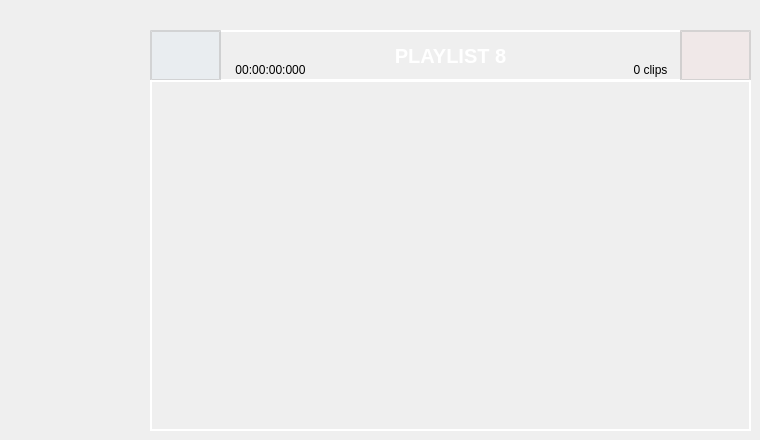
                  <widget class="QWidget" name="page_pl8">
                   <widget class="QPushButton" name="pl8_add">
                    <property name="geometry">
                     <rect>
                      <x>150</x>
                      <y>30</y>
                      <width>71</width>
                      <height>51</height>
                     </rect>
                    </property>
                    <property name="styleSheet">
                     <string notr="true">QPushButton {
    font-family: &quot;Arial&quot;;    /* Cambia la fuente */
    font-size: 20px;         /* Tamaño del texto */
    font-weight: bold;       /* Negrita */    
    color: white;				 /* Color del texto */
	padding: 10px;  
	background-color: rgba(75,175,250,10);         
	border: 2px solid rgba(200,200,200,200);   /* Borde blanco con transparencia */
}

QPushButton:hover {
	background-color: rgba(0,150,250,50);
}

QPushButton:pressed {
    background-color: rgba(0,150,250,50);
}</string>
                    </property>
                    <property name="text">
                     <string/>
                    </property>
                    <property name="icon">
                     <iconset resource="files.qrc">
                      <normaloff>:/20x20/icons/20x20/cil-plus.png</normaloff>:/20x20/icons/20x20/cil-plus.png</iconset>
                    </property>
                   </widget>
                   <widget class="QPushButton" name="pl8_delete">
                    <property name="geometry">
                     <rect>
                      <x>680</x>
                      <y>30</y>
                      <width>71</width>
                      <height>51</height>
                     </rect>
                    </property>
                    <property name="styleSheet">
                     <string notr="true">QPushButton {
    font-family: &quot;Arial&quot;;    /* Cambia la fuente */
    font-size: 16px;         /* Tamaño del texto */
    font-weight: bold;       /* Negrita */    
    color: white;				 /* Color del texto */
	padding: 10px;   
	background-color: rgba(250,50,50,10);        
	border: 2px solid rgba(200,200,200,200);  /* Borde blanco con transparencia */
}

QPushButton:hover {
	background-color: rgba(250,50,50,50);
}

QPushButton:pressed {
    background-color: rgba(0,150,250,50);
}</string>
                    </property>
                    <property name="text">
                     <string/>
                    </property>
                    <property name="icon">
                     <iconset resource="files.qrc">
                      <normaloff>:/20x20/icons/20x20/cil-x.png</normaloff>:/20x20/icons/20x20/cil-x.png</iconset>
                    </property>
                   </widget>
                   <widget class="QLabel" name="label_nclips_8">
                    <property name="geometry">
                     <rect>
                      <x>620</x>
                      <y>60</y>
                      <width>61</width>
                      <height>20</height>
                     </rect>
                    </property>
                    <property name="font">
                     <font>
                      <pointsize>9</pointsize>
                     </font>
                    </property>
                    <property name="text">
                     <string>0 clips</string>
                    </property>
                    <property name="alignment">
                     <set>Qt::AlignCenter</set>
                    </property>
                   </widget>
                   <widget class="QListWidget" name="list_pl8">
                    <property name="geometry">
                     <rect>
                      <x>150</x>
                      <y>80</y>
                      <width>601</width>
                      <height>351</height>
                     </rect>
                    </property>
                    <property name="styleSheet">
                     <string notr="true">QListWidget {
    font-weight: bold;
    background-color: transparent;       /* Negrita */    
    color: white;				 /* Color del texto */
	padding: 10px;           
	border: 2px solid rgba(255,255,255,255);  /* Borde blanco con transparencia */
}</string>
                    </property>
                   </widget>
                   <widget class="QLabel" name="label_dur_8">
                    <property name="geometry">
                     <rect>
                      <x>220</x>
                      <y>60</y>
                      <width>101</width>
                      <height>20</height>
                     </rect>
                    </property>
                    <property name="font">
                     <font>
                      <pointsize>9</pointsize>
                     </font>
                    </property>
                    <property name="text">
                     <string>00:00:00:000</string>
                    </property>
                    <property name="alignment">
                     <set>Qt::AlignCenter</set>
                    </property>
                   </widget>
                   <widget class="QLabel" name="label_pl8">
                    <property name="geometry">
                     <rect>
                      <x>150</x>
                      <y>30</y>
                      <width>601</width>
                      <height>51</height>
                     </rect>
                    </property>
                    <property name="font">
                     <font>
                      <pointsize>-1</pointsize>
                      <weight>75</weight>
                      <bold>true</bold>
                     </font>
                    </property>
                    <property name="styleSheet">
                     <string notr="true">QLabel {
	font &quot;arial&quot;
    font-weight: bold;
	font-size: 20px;
	background-color: transparent;       /* Negrita */    
    color: white;				 /* Color del texto */
	padding: 10px;           
	border: 2px solid rgba(255,255,255,255);  /* Borde blanco con transparencia */
}</string>
                    </property>
                    <property name="text">
                     <string>PLAYLIST 8</string>
                    </property>
                    <property name="alignment">
                     <set>Qt::AlignCenter</set>
                    </property>
                   </widget>
                   <zorder>label_pl8</zorder>
                   <zorder>pl8_add</zorder>
                   <zorder>pl8_delete</zorder>
                   <zorder>label_nclips_8</zorder>
                   <zorder>list_pl8</zorder>
                   <zorder>label_dur_8</zorder>
                  </widget>
